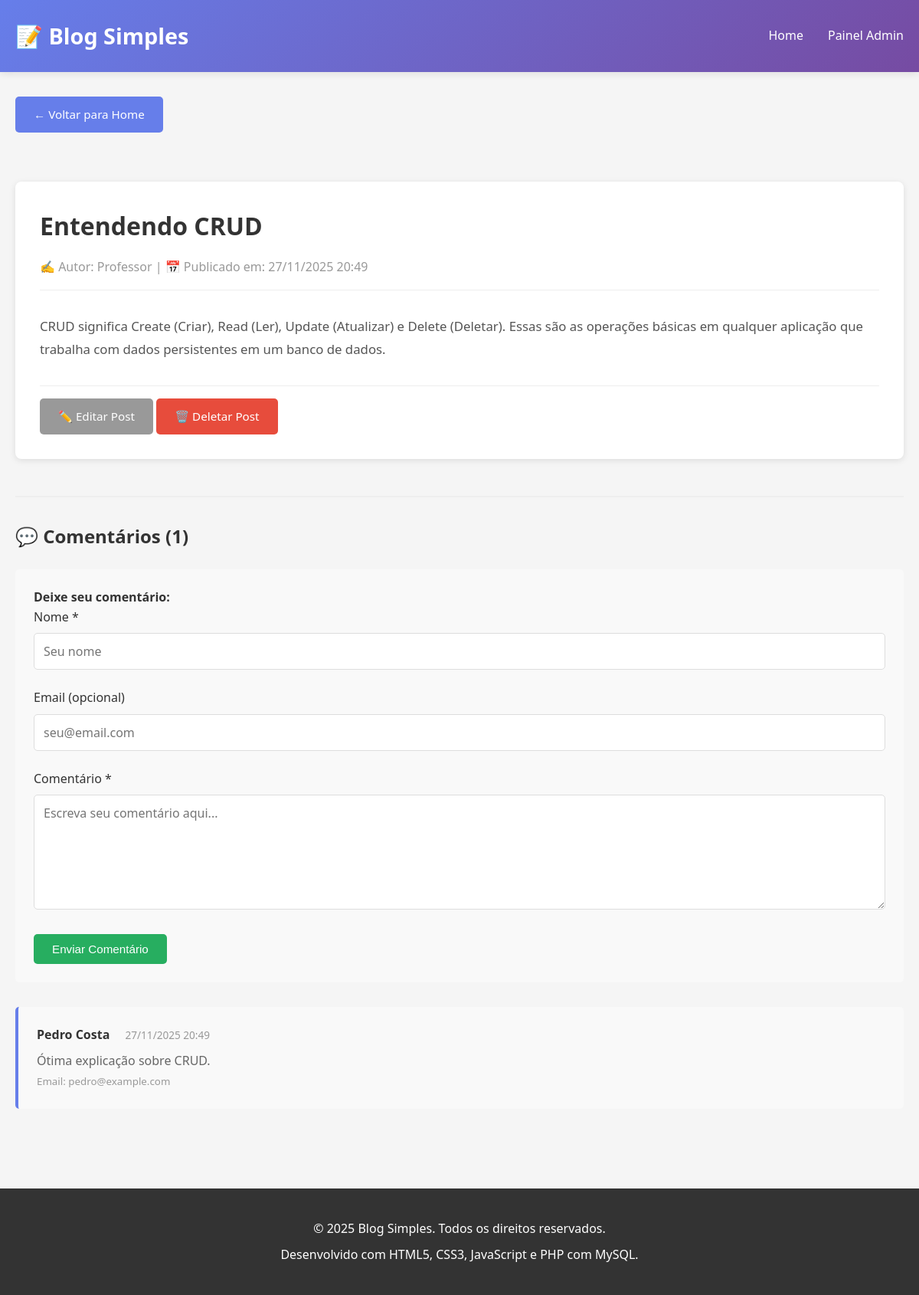
/post.php?id=2, run on the app's committed database.
### tables this page shows
CREATE TABLE IF NOT EXISTS posts (
    id INT AUTO_INCREMENT PRIMARY KEY,
    titulo VARCHAR(255) NOT NULL,
    conteudo TEXT NOT NULL,
    autor VARCHAR(100) NOT NULL,
    data_criacao TIMESTAMP DEFAULT CURRENT_TIMESTAMP,
    data_atualizacao TIMESTAMP DEFAULT CURRENT_TIMESTAMP ON UPDATE CURRENT_TIMESTAMP
);

CREATE TABLE IF NOT EXISTS comentarios (
    id INT AUTO_INCREMENT PRIMARY KEY,
    post_id INT NOT NULL,
    nome VARCHAR(100) NOT NULL,
    email VARCHAR(100),
    texto TEXT NOT NULL,
    data_comentario TIMESTAMP DEFAULT CURRENT_TIMESTAMP,
    FOREIGN KEY (post_id) REFERENCES posts(id) ON DELETE CASCADE
);

### post.php (the view, shortened to what this page needs)
<?php
include 'includes/conexao.php';
$post_id = isset($_GET['id']) ? intval($_GET['id']) : 0;
$sql = "SELECT id, titulo, conteudo, autor, data_criacao, data_atualizacao FROM posts WHERE id = ?";
$stmt = $conexao->prepare($sql);
$stmt->bind_param("i", $post_id);
$stmt->execute();
$resultado = $stmt->get_result();
$post = $resultado->fetch_assoc();
$sql_comentarios = "SELECT id, nome, email, texto, data_comentario FROM comentarios WHERE post_id = ? ORDER BY data_comentario DESC";
$stmt_comentarios = $conexao->prepare($sql_comentarios);
$stmt_comentarios->bind_param("i", $post_id);
$stmt_comentarios->execute();
$resultado_comentarios = $stmt_comentarios->get_result();
$data_criacao = new DateTime($post['data_criacao']);
$data_criacao_formatada = $data_criacao->format('d/m/Y H:i');
?>
<!DOCTYPE html>
<html lang="pt-BR">
<head>
    <link rel="stylesheet" href="css/style.css">
</head>
<body>
    <header>
        <div class="container">
            <h1>📝 Blog Simples</h1>
            <nav>
                <ul>
                    <li><a href="index.php">Home</a></li>
                    <li><a href="admin/index.php">Painel Admin</a></li>
                </ul>
            </nav>
        </div>
    </header>
    <main>
        <div class="container">
            <a href="index.php" class="btn" style="margin-bottom: 2rem;">← Voltar para Home</a>
            <article class="post-single">
                <h1><?php echo htmlspecialchars($post['titulo']); ?></h1>
                <div class="post-single-meta">
                    <span>✍️ Autor: <?php echo htmlspecialchars($post['autor']); ?></span> |
                    <span>📅 Publicado em: <?php echo $data_criacao_formatada; ?></span>
                </div>
                <div class="post-single-content">
                    <?php echo nl2br(htmlspecialchars($post['conteudo'])); ?>
                </div>
                <div style="margin-top: 2rem; padding-top: 1rem; border-top: 1px solid #eee;">
                    <a href="admin/editar.php?id=<?php echo $post['id']; ?>" class="btn btn-secondary">✏️ Editar Post</a>
                    <a href="admin/deletar.php?id=<?php echo $post['id']; ?>" class="btn btn-danger" onclick="return confirm('Tem certeza que deseja deletar este post?');">🗑️ Deletar Post</a>
                </div>
            </article>
            <section class="comments-section">
                <h3>💬 Comentários (<?php echo $resultado_comentarios->num_rows; ?>)</h3>
                <div style="background: #f9f9f9; padding: 1.5rem; border-radius: 5px; margin-bottom: 2rem;">
                    <h4>Deixe seu comentário:</h4>
                    <form method="POST" id="formComentario">
                        <div class="form-group">
                            <label for="nome">Nome *</label>
                            <input type="text" id="nome" name="nome" placeholder="Seu nome" required>
                        </div>
                        <div class="form-group">
                            <label for="email">Email (opcional)</label>
                            <input type="email" id="email" name="email" placeholder="seu@email.com">
                        </div>
                        <div class="form-group">
                            <label for="texto">Comentário *</label>
                            <textarea id="texto" name="texto" placeholder="Escreva seu comentário aqui..." required></textarea>
                        </div>
                        <button type="submit" name="enviar_comentario" class="btn btn-success" onclick="return validarFormulario('formComentario');">Enviar Comentário</button>
                    </form>
                </div>
                <?php
                if ($resultado_comentarios->num_rows > 0) {
                    while ($comentario = $resultado_comentarios->fetch_assoc()) {
                        $data_comentario = new DateTime($comentario['data_comentario']);
                        $data_comentario_formatada = $data_comentario->format('d/m/Y H:i');
                        ?>
                        <div class="comment">
                            <strong class="comment-author"><?php echo htmlspecialchars($comentario['nome']); ?></strong>
                            <span class="comment-date"><?php echo $data_comentario_formatada; ?></span>
                            <p class="comment-text"><?php echo nl2br(htmlspecialchars($comentario['texto'])); ?></p>
                            <small style="color: #999;">
                                <?php if (!empty($comentario['email'])): ?>
                                    Email: <?php echo htmlspecialchars($comentario['email']); ?>
                                <?php endif; ?>
                            </small>
                        </div>
                        <?php
                    }
                } else {
                    echo '<p style="text-align: center; color: #999; padding: 2rem;">Nenhum comentário ainda. Seja o primeiro a comentar!</p>';
                }
                ?>
            </section>
        </div>
    </main>
    <footer>
        <p>&copy; 2025 Blog Simples. Todos os direitos reservados.</p>
        <p>Desenvolvido com HTML5, CSS3, JavaScript e PHP com MySQL.</p>
    </footer>
</body>
</html>

### style.css (style rules this page uses)
* { margin: 0; padding: 0; box-sizing: border-box; }
html { scroll-behavior: smooth; }
body { font-family: 'Segoe UI', Tahoma, Geneva, Verdana, sans-serif; line-height: 1.6; color: #333; background-color: #f5f5f5; }
header { background: linear-gradient(135deg, #667eea 0%, #764ba2 100%); color: white; padding: 1.5rem 0; box-shadow: 0 2px 10px rgba(0, 0, 0, 0.1); position: sticky; top: 0; z-index: 100; }
header .container { max-width: 1200px; margin: 0 auto; padding: 0 20px; display: flex; justify-content: space-between; align-items: center; }
header h1 { font-size: 1.8rem; font-weight: 700; }
header nav ul { list-style: none; display: flex; gap: 2rem; }
header nav a { color: white; text-decoration: none; font-weight: 500; transition: opacity 0.3s ease; }
.container { max-width: 1200px; margin: 0 auto; padding: 0 20px; }
main { padding: 2rem 0; min-height: calc(100vh - 200px); }
.btn { display: inline-block; padding: 0.7rem 1.5rem; background: #667eea; color: white; text-decoration: none; border-radius: 5px; border: none; cursor: pointer; font-size: 0.95rem; transition: background 0.3s ease; }
.btn-secondary { background: #999; }
.btn-danger { background: #e74c3c; }
.btn-success { background: #27ae60; }
.post-single { background: white; padding: 2rem; border-radius: 8px; box-shadow: 0 2px 8px rgba(0, 0, 0, 0.1); margin: 2rem 0; }
.post-single h1 { font-size: 2rem; margin-bottom: 1rem; color: #333; }
.post-single-meta { color: #999; margin-bottom: 2rem; padding-bottom: 1rem; border-bottom: 1px solid #eee; }
.post-single-content { font-size: 1.05rem; line-height: 1.8; color: #555; margin-bottom: 2rem; }
.comments-section { margin-top: 3rem; padding-top: 2rem; border-top: 2px solid #eee; }
.comments-section h3 { font-size: 1.5rem; margin-bottom: 1.5rem; }
.comment { background: #f9f9f9; padding: 1.5rem; border-radius: 5px; margin-bottom: 1.5rem; border-left: 4px solid #667eea; }
.comment-author { font-weight: 600; color: #333; }
.comment-date { font-size: 0.85rem; color: #999; margin-left: 1rem; }
.comment-text { margin-top: 0.5rem; color: #666; line-height: 1.6; }
.form-group { margin-bottom: 1.5rem; }
label { display: block; margin-bottom: 0.5rem; font-weight: 500; color: #333; }
input[type="text"], input[type="email"], textarea, select { width: 100%; padding: 0.75rem; border: 1px solid #ddd; border-radius: 5px; font-family: inherit; font-size: 1rem; transition: border-color 0.3s ease; }
textarea { resize: vertical; min-height: 150px; }
footer { background: #333; color: white; text-align: center; padding: 2rem; margin-top: 3rem; }
footer p { margin: 0.5rem 0; }

### data on the page
posts: titulo "Entendendo CRUD", autor "Professor", data_criacao "27/11/2025 20:49", conteudo "CRUD significa Create (Criar), Read (Ler), Update (Atualizar) e Delete (Deletar). Essas são as operações básicas em qualquer aplicação que trabalha com dados persistentes em um banco de dados."
comentarios: nome "Pedro Costa", data_comentario "27/11/2025 20:49", texto "Ótima explicação sobre CRUD.", email "pedro@example.com"

### other printed values
$resultado_comentarios->num_rows "1"
